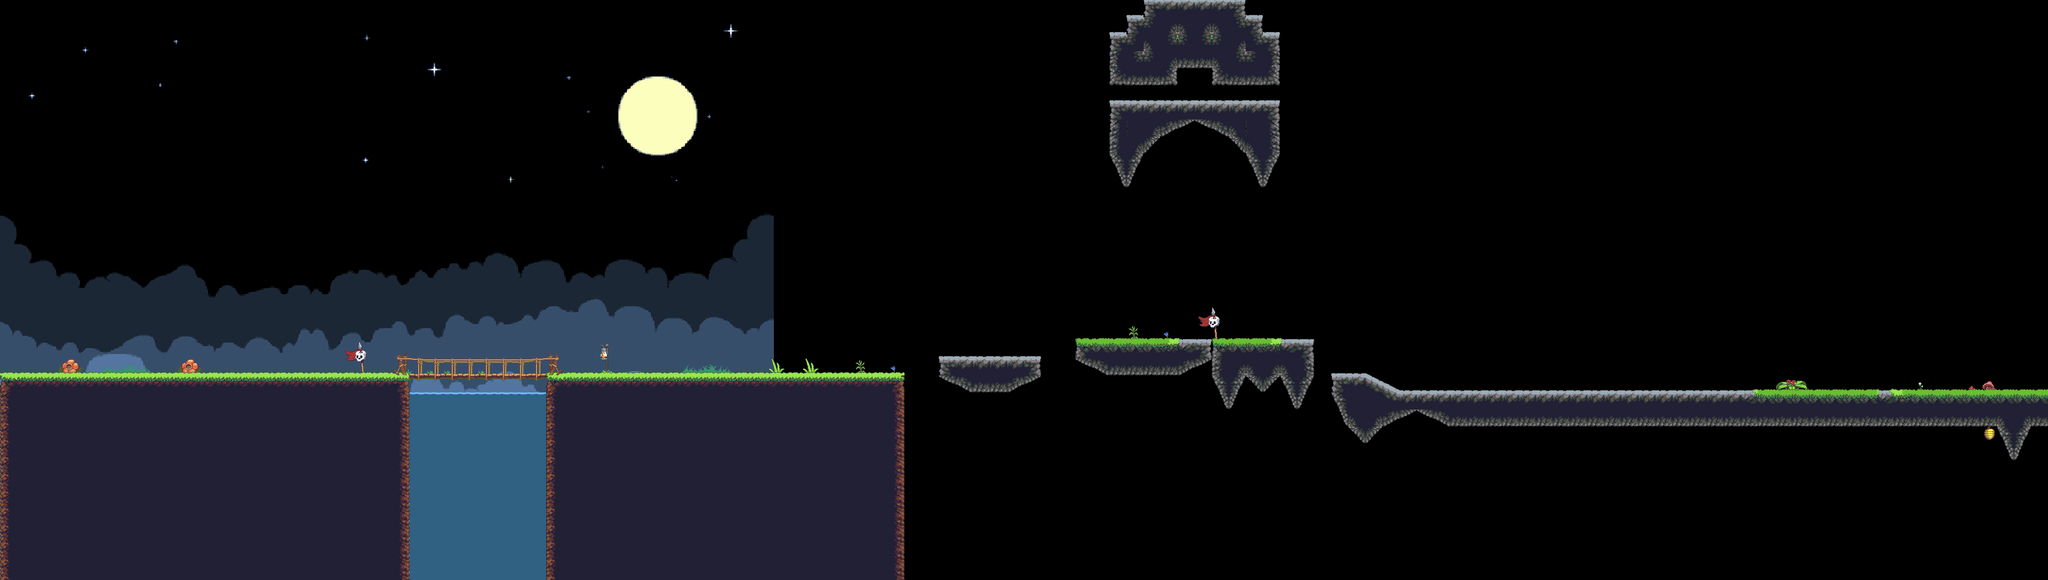

Tiled map render using the project's own tile images. Description and the map definition, with tile-layer contents summarised, below:
An orthogonal 120x34 tile map with 32x32 px tiles, 3 tile layers (Background, Foreground, RealForeground), 3 tilesets, 1 image layer and 46 objects (18x EnemyEntity, 9x CoinEntity, 8x Ground, 2x SpikeEntity, 2x zahl, ...).

<map version="1.0" orientation="orthogonal" renderorder="left-up" width="120" height="34" tilewidth="32" tileheight="32" nextobjectid="105">
 <tileset firstgid="1" name="jungle_guide" tilewidth="32" tileheight="32">
  <image source="../img/map/jungle_guide.png" width="768" height="928" />
 </tileset>
 <tileset firstgid="697" name="jungle_terrain" tilewidth="32" tileheight="32">
  <image source="../img/map/jungle_terrain.png" width="896" height="480" />
 </tileset>
 <tileset firstgid="1117" name="objekte" tilewidth="32" tileheight="32">
  <image source="../img/map/objekte.png" width="416" height="224" />
 </tileset>
 <imagelayer name="Parallax_layer1">
  <image source="../img/background/background_fog5.png" />
 </imagelayer>
 <layer name="Background" width="120" height="34">
  <data>[4080 cells, 56 non-empty, 35 distinct tile ids]</data>
 </layer>
 <layer name="Foreground" width="120" height="34">
  <data>[4080 cells, 974 non-empty, 84 distinct tile ids]</data>
 </layer>
 <objectgroup name="Object">
  <properties>
   <property name="duration" value="300" />
   <property name="fade" value="#300000" />
  </properties>
  <object id="3" name="mainPlayer" x="6" y="633" width="32" height="64">
   <properties>
    <property name="image" value="gripe_run_right" />
    <property name="spritewidth" value="64" />
   </properties>
  </object>
  <object id="4" name="CoinEntity" x="1704" y="598" width="32" height="32">
   <properties>
    <property name="image" value="spinning_coin_gold" />
    <property name="spritewidth" value="32" />
   </properties>
  </object>
  <object id="5" name="game.LevelEntity" x="3805" y="-167" width="31" height="900">
   <properties>
    <property name="duration" value="300" />
    <property name="fade" value="#009900" />
    <property name="to" value="1" />
   </properties>
  </object>
  <object id="16" name="SpikeEntity" x="767" y="1046.33" width="257" height="40" />
  <object id="19" name="SpikeEntity" x="1693" y="1047.33" width="2143" height="41" />
  <object id="30" name="CoinEntity" x="170" y="650" width="32" height="32">
   <properties>
    <property name="image" value="spinning_coin_gold" />
    <property name="spritewidth" value="32" />
   </properties>
  </object>
  <object id="31" name="CoinEntity" x="1121" y="643" width="32" height="32">
   <properties>
    <property name="image" value="spinning_coin_gold" />
    <property name="spritewidth" value="32" />
   </properties>
  </object>
  <object id="32" name="CoinEntity" x="2026" y="587" width="32" height="32">
   <properties>
    <property name="image" value="spinning_coin_gold" />
    <property name="spritewidth" value="32" />
   </properties>
  </object>
  <object id="57" name="CoinEntity" x="2651" y="659" width="32" height="32">
   <properties>
    <property name="image" value="spinning_coin_gold" />
    <property name="spritewidth" value="32" />
   </properties>
  </object>
  <object id="67" name="CoinEntity" x="492" y="592" width="32" height="32">
   <properties>
    <property name="image" value="spinning_coin_gold" />
    <property name="spritewidth" value="32" />
   </properties>
  </object>
  <object id="69" name="CoinEntity" x="1515" y="645" width="32" height="32">
   <properties>
    <property name="image" value="spinning_coin_gold" />
    <property name="spritewidth" value="32" />
   </properties>
  </object>
  <object id="70" name="CoinEntity" x="2420" y="546" width="32" height="32">
   <properties>
    <property name="image" value="spinning_coin_gold" />
    <property name="spritewidth" value="32" />
   </properties>
  </object>
  <object id="72" name="CoinEntity" x="3244" y="670" width="32" height="32">
   <properties>
    <property name="image" value="spinning_coin_gold" />
    <property name="spritewidth" value="32" />
   </properties>
  </object>
 </objectgroup>
 <objectgroup name="EnemyEntities">
  <object id="7" name="EnemyEntity" x="206" y="639" width="539" height="59">
   <properties>
    <property name="attack" value="1" />
    <property name="image" value="frog" />
    <property name="jump" value="0" />
    <property name="speed" value="4" />
    <property name="spriteheight" value="64" />
    <property name="spritewidth" value="64" />
   </properties>
  </object>
  <object id="55" name="EnemyEntity" x="2746" y="678" width="402" height="64">
   <properties>
    <property name="attack" value="00" />
    <property name="image" value="frog" />
    <property name="jump" value="0" />
    <property name="speed" value="4" />
    <property name="spriteheight" value="64" />
    <property name="spritewidth" value="64" />
   </properties>
  </object>
  <object id="58" name="EnemyEntity" x="3340" y="677" width="300" height="64">
   <properties>
    <property name="attack" value="00" />
    <property name="image" value="frog" />
    <property name="jump" value="0" />
    <property name="speed" value="4" />
    <property name="spriteheight" value="64" />
    <property name="spritewidth" value="64" />
   </properties>
  </object>
  <object id="76" name="EnemyEntity" x="2209" y="447" width="65" height="280">
   <properties>
    <property name="attack" value="00" />
    <property name="image" value="buckbeak" />
    <property name="jump" value="4" />
    <property name="speed" value="0" />
    <property name="spriteheight" value="64" />
    <property name="spritewidth" value="64" />
   </properties>
  </object>
  <object id="77" name="EnemyEntity" x="1952" y="450" width="65" height="440">
   <properties>
    <property name="attack" value="00" />
    <property name="image" value="buckbeak" />
    <property name="jump" value="4" />
    <property name="speed" value="0" />
    <property name="spriteheight" value="64" />
    <property name="spritewidth" value="64" />
   </properties>
  </object>
  <object id="78" name="EnemyEntity" x="1694" y="506" width="65" height="300">
   <properties>
    <property name="attack" value="00" />
    <property name="image" value="buckbeak" />
    <property name="jump" value="4" />
    <property name="speed" value="0" />
    <property name="spriteheight" value="64" />
    <property name="spritewidth" value="64" />
   </properties>
  </object>
  <object id="79" name="EnemyEntity" x="2201" y="452" width="260" height="200">
   <properties>
    <property name="attack" value="4" />
    <property name="image" value="oger2" />
    <property name="jump" value="0" />
    <property name="speed" value="0" />
    <property name="spriteheight" value="200" />
    <property name="spritewidth" value="250" />
   </properties>
  </object>
  <object id="80" name="EnemyEntity" x="1789" y="447" width="200" height="440">
   <properties>
    <property name="attack" value="3" />
    <property name="image" value="buckbeak" />
    <property name="jump" value="4" />
    <property name="speed" value="2" />
    <property name="spriteheight" value="64" />
    <property name="spritewidth" value="64" />
   </properties>
  </object>
  <object id="81" name="EnemyEntity" x="2006" y="369" width="200" height="440">
   <properties>
    <property name="attack" value="00" />
    <property name="image" value="buckbeak" />
    <property name="jump" value="4" />
    <property name="speed" value="2" />
    <property name="spriteheight" value="64" />
    <property name="spritewidth" value="64" />
   </properties>
  </object>
  </objectgroup>
 <layer name="RealForeground" width="120" height="34" opacity="0.9">
  <data>[4080 cells, 30 non-empty, 15 distinct tile ids]</data>
 </layer>
 <objectgroup name="collision">
  <!-- 15 objects omitted --></objectgroup>
</map>
<!-- 24 of 46 objects omitted -->
